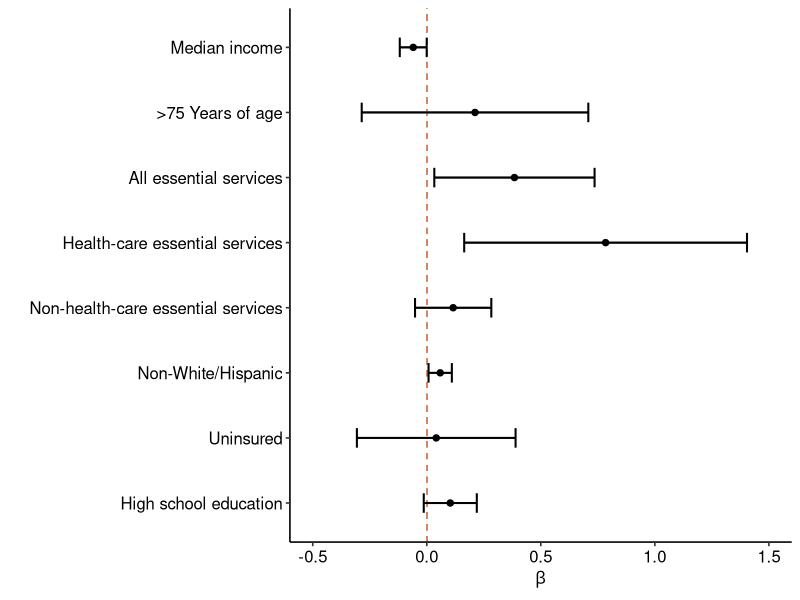
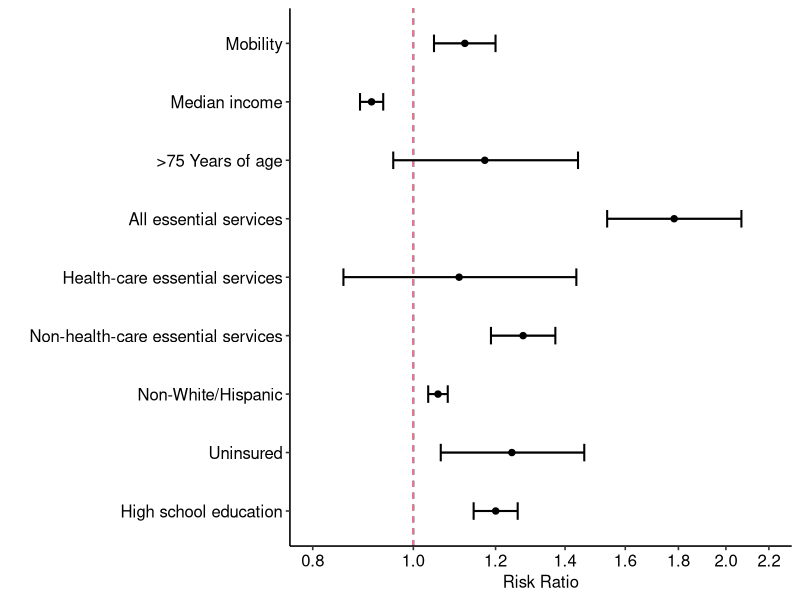

Reproduce these figures in R, in order.
## ---- chunk 1
library(ggplot2) # for data visualization
library(dplyr) # for data manipulation
library(segmented) # for regression models
## ---- chunk 2
d <- read.csv("Sy open data/3._Longitudinal_Mobility_zcta_borough.csv", header=TRUE)
head(d)
x <- read.csv("Sy open data/1._Cross-sectional_COVID19_mobility_zcta.csv", header=TRUE)
head(x)
## ---- chunk 3
nyc_change_long2_zcta_nosi1 <- left_join(d, x[,c("ZCTA","median_income")], by=c("ZCTA"="ZCTA"))
nyc_change_long2_zcta_nosi11 <- nyc_change_long2_zcta_nosi1 %>% mutate(income_d = ntile(median_income, 5))

#To get the quantile minimum and maximum for each income group, to be used as labels in Figure 3

quantile <- nyc_change_long2_zcta_nosi11 %>%
  group_by(income_d) %>%
  summarise(min=min(median_income,na.rm=TRUE), max=max(median_income,na.rm=TRUE))
quantile
## ---- chunk 4
regression_output <- read.csv("5._Regression_output.csv", stringsAsFactors = TRUE)
head(regression_output)
## ---- chunk 5
# Step 1: REnaming the variables from the dataset and making labels for the legend
regression_output$Variable <- factor(regression_output$Variable, levels = c("hs",
                                                "healthins",
                                                "minority",
                                                "essential",
                                                "health",
                                                "essential_both",
                                                "median_age",
                                                "Median_Income",
                                                "subway_use"),
                       labels = c("High school education",
                                  "Uninsured",
                                  "Non-White/Hispanic",
                                  "Non-health-care essential services",
                                  "Health-care essential services",
                                  "All essential services",
                                  ">75 Years of age",
                                  "Median income",
                                  "Mobility")) 
## ---- chunk 6
# Step 2: Separating the "Outcome" column into "COVID_adjusted" and "Subway_Use"
regression_output$Outcome <- factor(regression_output$Outcome, levels = c("COVID_adjusted","Subway_Use"),
                       labels = c("Rate of COVID-19 (per 100k)\n\nEstimate (adjusted for testing):\nRisk Ratio",
                                  "Mobility (10 Units)\n\nEstimate (unadjusted):\nbeta")) 

# Step 3: Making 2 separate data frames for each outcome.
mobil <- regression_output[1:8,] #rows 1-8 refers to Subway_Use, or mobility
RR <- regression_output[9:17,] #rows 9-17 refer to Covid_adjusted for the Risk Ratio

# Step 4: Establishing the intercepts 
mobil$intercept <- 0 #the null is 0
RR$intercept <- 1 #the null for risk ratio is 1
## ---- chunk 7
fig4_1 <- ggplot(data=mobil, aes(x = Variable,y = RiskRatio, ymin = LowerLimit, ymax = UpperLimit )) +
  scale_y_continuous(limits=c(-.5,1.5), breaks = c(-.5,0,.5,1,1.5)) +
  geom_pointrange(cex=0.3) +
  geom_hline(data = mobil, aes(colour=Variable, yintercept = intercept), linetype=2, show.legend = FALSE) + xlab('') + 
  ylab(expression(beta)) + geom_errorbar(aes(ymin=LowerLimit, ymax=UpperLimit), width=0.3,cex=0.7) +
  theme_classic(base_size=12) +
  coord_flip() + theme(legend.position="bottom") + guides(col=guide_legend(ncol=3, byrow=TRUE, reverse = TRUE, title.position = "bottom")) + theme(legend.text = element_text(size=12), text=element_text(size=12), axis.text=element_text(size=12, colour="black"), legend.margin = margin(10, 50, 10, 10)
)

plot(fig4_1, echo=FALSE, fig.height=8, fig.width=8, message=FALSE, warning=FALSE, paged.print=FALSE)
## ---- chunk 8

fig4_2 <- ggplot(data=RR, aes(x = Variable,y = RiskRatio, ymin = LowerLimit, ymax = UpperLimit )) +
  scale_y_continuous(trans = "log", limits=c(.8,2.2), breaks = c(.8,1,1.2,1.4,1.6,1.8, 2.0, 2.2)) +
  geom_pointrange(cex=0.3) +
  geom_hline(data = RR, aes(colour=Variable, yintercept = intercept), linetype=2, show.legend = FALSE) + xlab('') + 
  ylab("Risk Ratio") + geom_errorbar(aes(ymin=LowerLimit, ymax=UpperLimit),width=0.3,cex=0.7) +
  theme_classic(base_size=12) +
  coord_flip() + theme(legend.position="bottom") + guides(col=guide_legend(ncol=3, byrow=TRUE, reverse = TRUE, title.position = "bottom")) + theme(legend.text = element_text(size=12), text=element_text(size=12), axis.text=element_text(size=12, colour="black"), legend.margin = margin(10, 50, 10, 10)
)

plot(fig4_2, echo=FALSE, fig.height=8, fig.width=8, message=FALSE, warning=FALSE, paged.print=FALSE)
